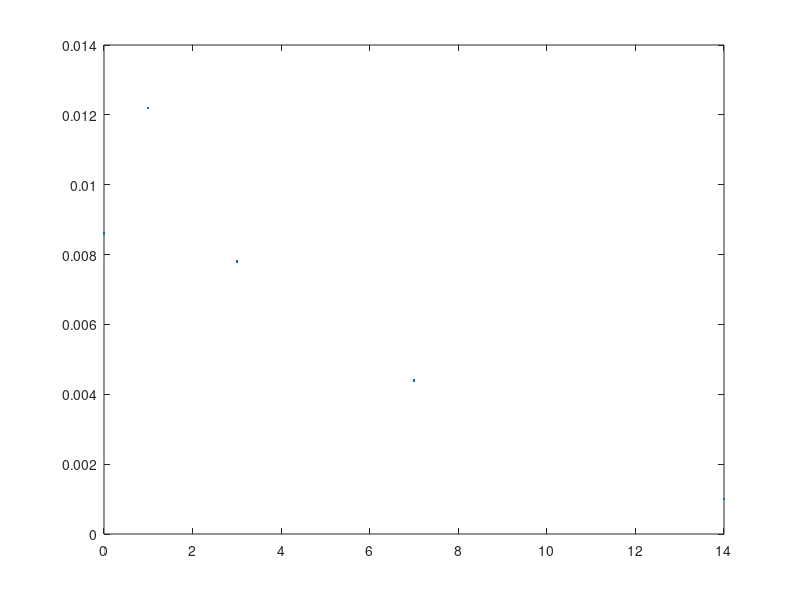

This figure's MATLAB source: (Note: this script raises an error after producing the figure.)
clear all
field_size = 400;


RTres=0.01; % At beginning, only 1% of tumor cells are hypoxic. NEED TO MATCH HYPOXIC CELLS WITH HYPOXIC REGIONS AT BEGINNING
O2_th=0.002; % 0.2% Oxygen level defines hypoxia below it. 
experimental_hypoxic_surface = [0.86 1.22 0.78 0.43 0.1]; % % of tumor that is hypoxic. Goes down with dose as blood vessel leak more
num_frac = [0,1,3,5,10]; % corresponding fraction delivered
legend_str = {};
% Figure 4B with vessel death


% Hypoxic surface versus dose and time - Experimental data from potiron
hypoxi_real = [0.86,1.22,0.78,0.44,0.10]/100; % fraction of hypoxic tumor

%dose_ar = [0:fracD:fracD*5 fracD*5 fracD*5  fracD*5:fracD:fracD*10];
hypoxi_time = [0 1 3 7 14];
numsamples=10;
figure; 


plot(hypoxi_time,hypoxi_real,'.'); hold on;
legend_str = {legend_str{:} sprintf('Experimental')};
fracD = 2; 
numD = 12;
delT=1; % Spacing in days between each exposure (during the week only)
[hypoxi_level_mean, hypoxi_level_std, num_t,cell_num,o2_lev]=computehypoovertime2(fracD,numD,delT,O2_th,numsamples);
%day_ar = 0:num_t-1;
%plot(day_ar,hypoxi_level,'-'); hold on;
errorbar(hypoxi_level_mean,hypoxi_level_std/sqrt(numsamples));hold on;
legend_str = {legend_str{:} sprintf('%d Gy, %d fractions, %d delT Perf+Hypo',fracD,numD,delT)};

fracD = 4; 
numD = 6;
delT=2; % Spacing in days between each exposure (during the week only)
[hypoxi_level_mean, hypoxi_level_std, num_t,cell_num,o2_lev]=computehypoovertime2(fracD,numD,delT,O2_th,numsamples);
%day_ar = 0:num_t-1;
%plot(day_ar,hypoxi_level,'-'); hold on;
errorbar(hypoxi_level_mean,hypoxi_level_std/sqrt(numsamples));hold on;
legend_str = {legend_str{:} sprintf('%d Gy, %d fractions, %d delT Perf+Hypo',fracD,numD,delT)};

fracD = 8; 
numD = 3;
delT=3; % Spacing in days between each exposure (during the week only)
[hypoxi_level_mean, hypoxi_level_std, num_t,cell_num,o2_lev]=computehypoovertime2(fracD,numD,delT,O2_th,numsamples);
%day_ar = 0:num_t-1;
%plot(day_ar,hypoxi_level,'-'); hold on;
errorbar(hypoxi_level_mean,hypoxi_level_std/sqrt(numsamples));hold on;
legend_str = {legend_str{:} sprintf('%d Gy, %d fractions, %d delT Perf+Hypo',fracD,numD,delT)};
% 
% fracD = 4; 
% numD = 10;
% delT=2; % Spacing in days between each exposure (during the week only)
% [ hypoxi_level,num_t,cell_num,o2_lev]=computehypoovertime1(fracD,numD,delT,O2_th);
% day_ar = 0:num_t-1;
% plot(day_ar,hypoxi_level,'-'); hold on;
% legend_str = {legend_str{:} sprintf('%d Gy, %d fractions, %d delT Perf+Hypo+Vessel Death',fracD,numD,delT)};
% 
% fracD = 8; 
% numD = 10;
% delT=3; % Spacing in days between each exposure (during the week only)
% [ hypoxi_level,num_t,cell_num,o2_lev]=computehypoovertime1(fracD,numD,delT,O2_th);
% day_ar = 0:num_t-1;
% plot(day_ar,hypoxi_level,'-'); hold on;
% legend_str = {legend_str{:} sprintf('%d Gy, %d fractions, %d delT Perf+Hypo+Vessel Death',fracD,numD,delT)};
xlabel('days');
ylabel('Fraction of hypoxic tumor');
title('Without Vessel Death');
legend(legend_str);
figure;

plot(cell_num(:,3));
title('blood vessel death?')
